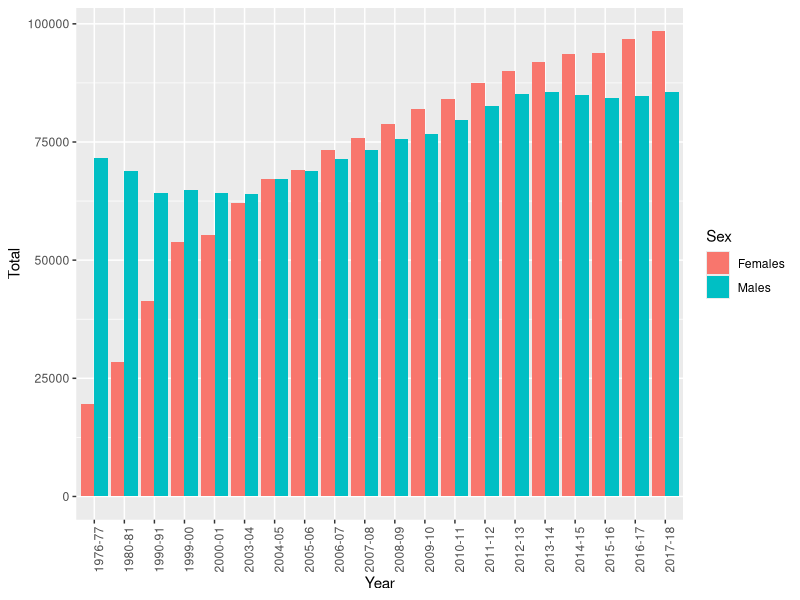
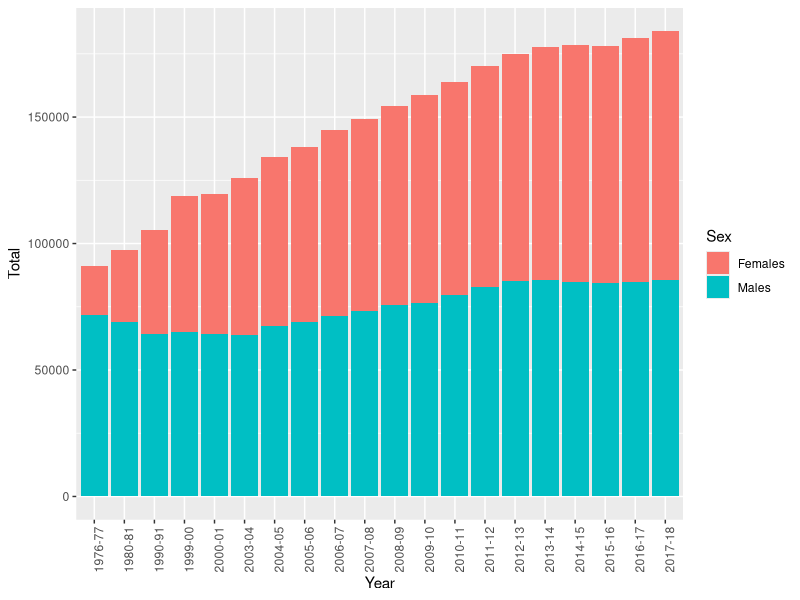
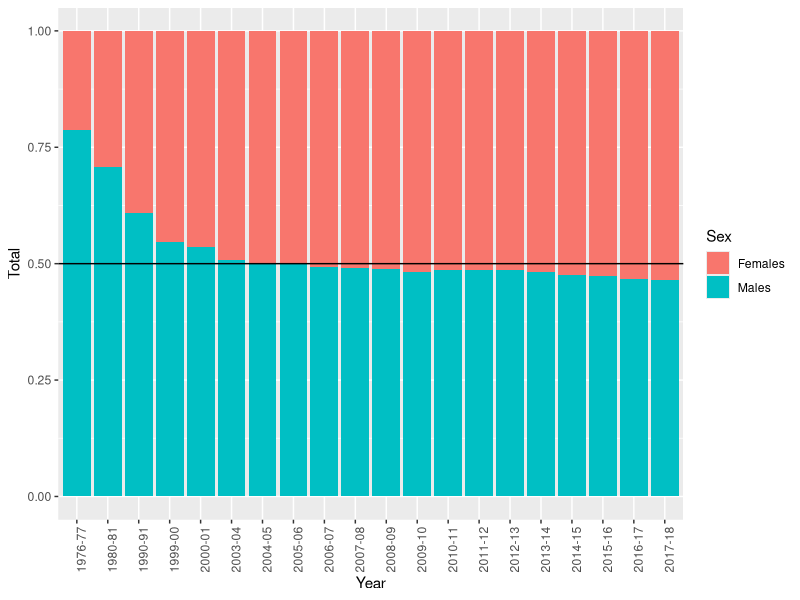
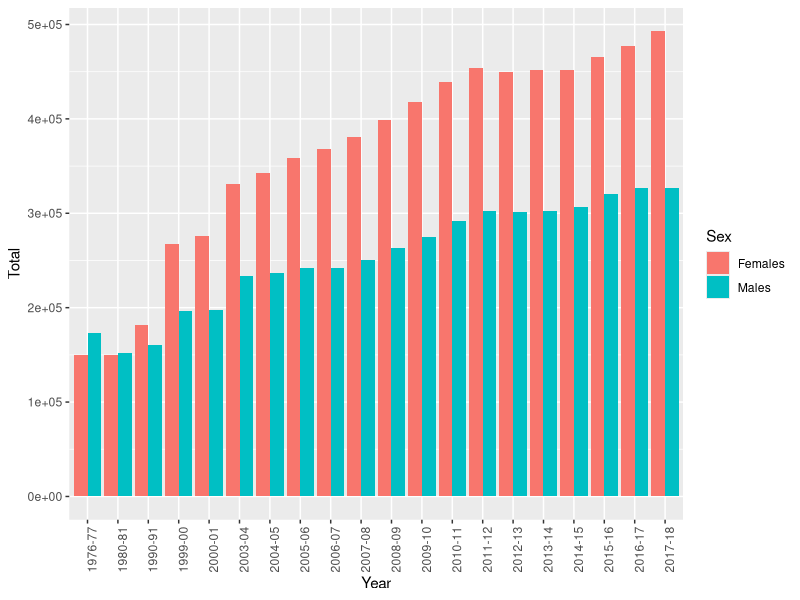
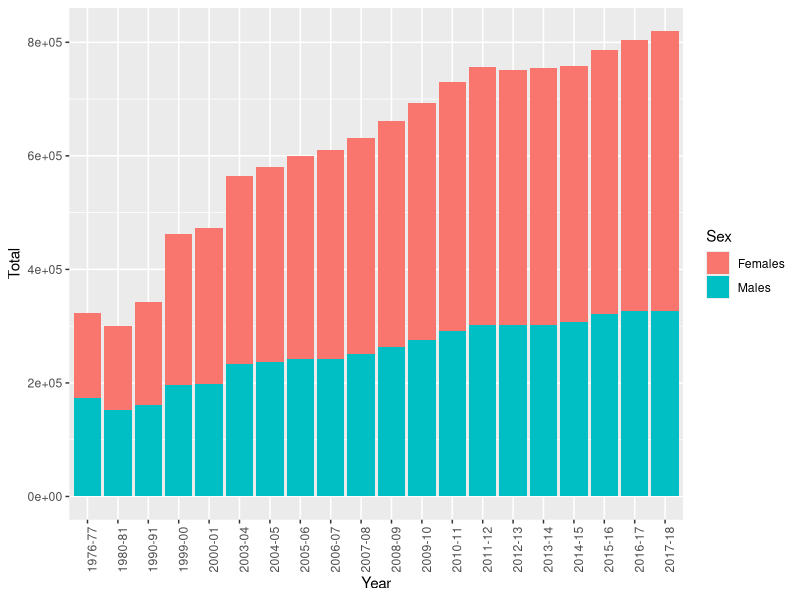
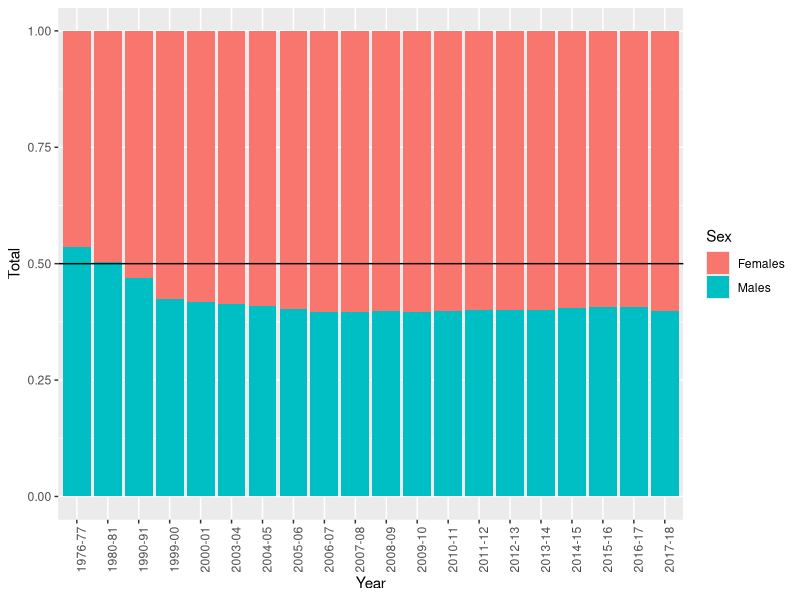
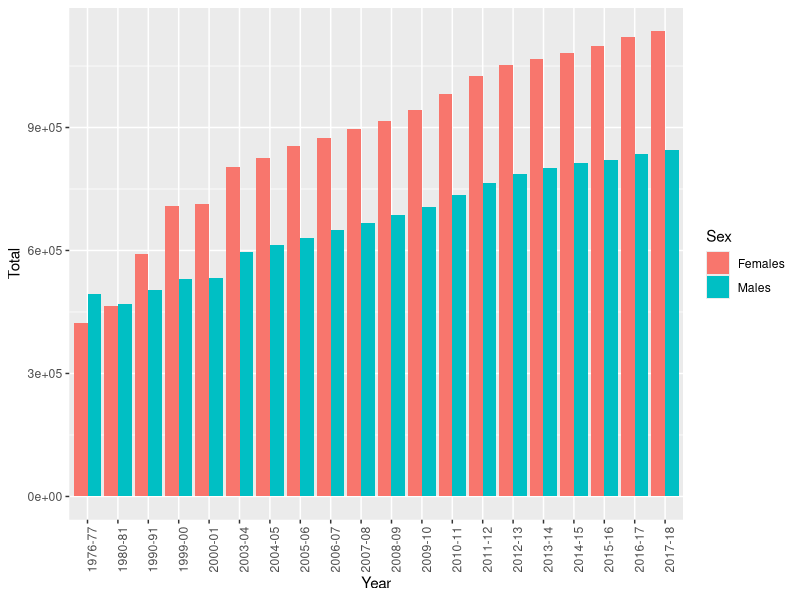
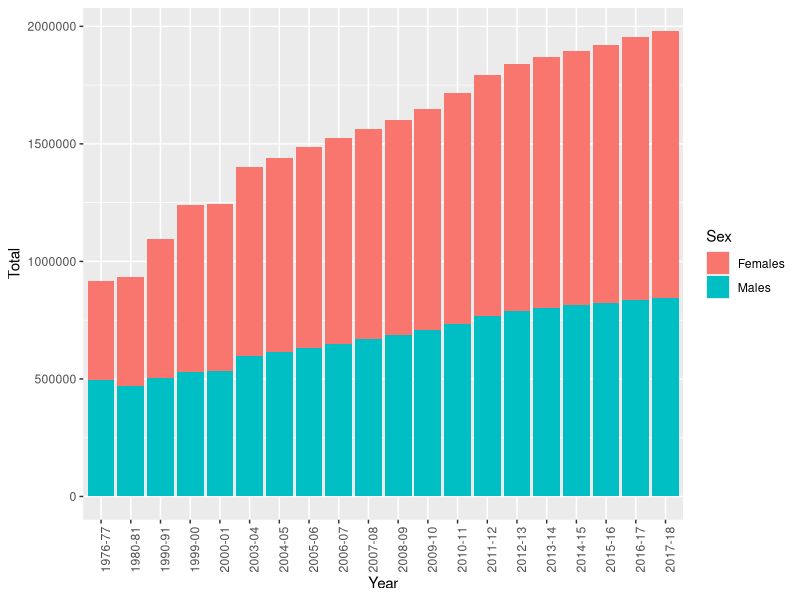

The R source for these figures, in order:
## ---- chunk 1
library('tidyverse')
## ---- chunk 2
doctors <- read_csv('data/doctors.csv')
head(doctors)
## ---- chunk 3
doctors_by_sex <- doctors %>%
  select(Sex, Year, Total) %>%
  group_by(Year) %>%
  filter(Sex!="Total")

head(doctors_by_sex)
## ---- chunk 4
ggplot(doctors_by_sex, aes(fill=Sex, y=Total, x=Year)) + 
  geom_bar(position="dodge", stat="identity") +
  theme(axis.text.x = element_text(angle = 90))
## ---- chunk 5
ggplot(doctors_by_sex, aes(fill=Sex, y=Total, x=Year)) + 
  geom_bar(position="stack",stat="identity") +
  theme(axis.text.x = element_text(angle = 90))
## ---- chunk 6
ggplot(doctors_by_sex, aes(fill=Sex, y=Total, x=Year)) + 
  geom_bar(position="fill", stat="identity") +
  theme(axis.text.x = element_text(angle = 90)) +
  geom_abline(slope=0, intercept = 0.5)
## ---- chunk 7
masters <- read_csv('data/masters.csv')
head(masters)
## ---- chunk 8
masters_by_sex <- masters %>%
  select(Sex, Year, Total) %>%
  group_by(Year) %>%
  filter(Sex!="Total")

head(masters_by_sex)
## ---- chunk 9
ggplot(masters_by_sex, aes(fill=Sex, y=Total, x=Year)) + 
  geom_bar(position="dodge", stat="identity") +
  theme(axis.text.x = element_text(angle = 90))
## ---- chunk 10
ggplot(masters_by_sex, aes(fill=Sex, y=Total, x=Year)) + 
  geom_bar(position="stack",stat="identity") +
  theme(axis.text.x = element_text(angle = 90))
## ---- chunk 11
ggplot(masters_by_sex, aes(fill=Sex, y=Total, x=Year)) + 
  geom_bar(position="fill", stat="identity") +
  theme(axis.text.x = element_text(angle = 90)) +
  geom_abline(slope=0, intercept = 0.5)
## ---- chunk 12
bachelors <- read_csv('data/bachelors.csv')
head(bachelors)
## ---- chunk 13
bachelors_by_sex <- bachelors %>%
  select(Sex, Year, Total) %>%
  group_by(Year) %>%
  filter(Sex!="Total")

head(bachelors_by_sex)
## ---- chunk 14
ggplot(bachelors_by_sex, aes(fill=Sex, y=Total, x=Year)) + 
  geom_bar(position="dodge", stat="identity") +
  theme(axis.text.x = element_text(angle = 90))
## ---- chunk 15
ggplot(bachelors_by_sex, aes(fill=Sex, y=Total, x=Year)) + 
  geom_bar(position="stack",stat="identity") +
  theme(axis.text.x = element_text(angle = 90))
## ---- chunk 16
ggplot(bachelors_by_sex, aes(fill=Sex, y=Total, x=Year)) + 
  geom_bar(position="fill", stat="identity") +
  theme(axis.text.x = element_text(angle = 90)) +
  geom_abline(slope=0, intercept = 0.5)
